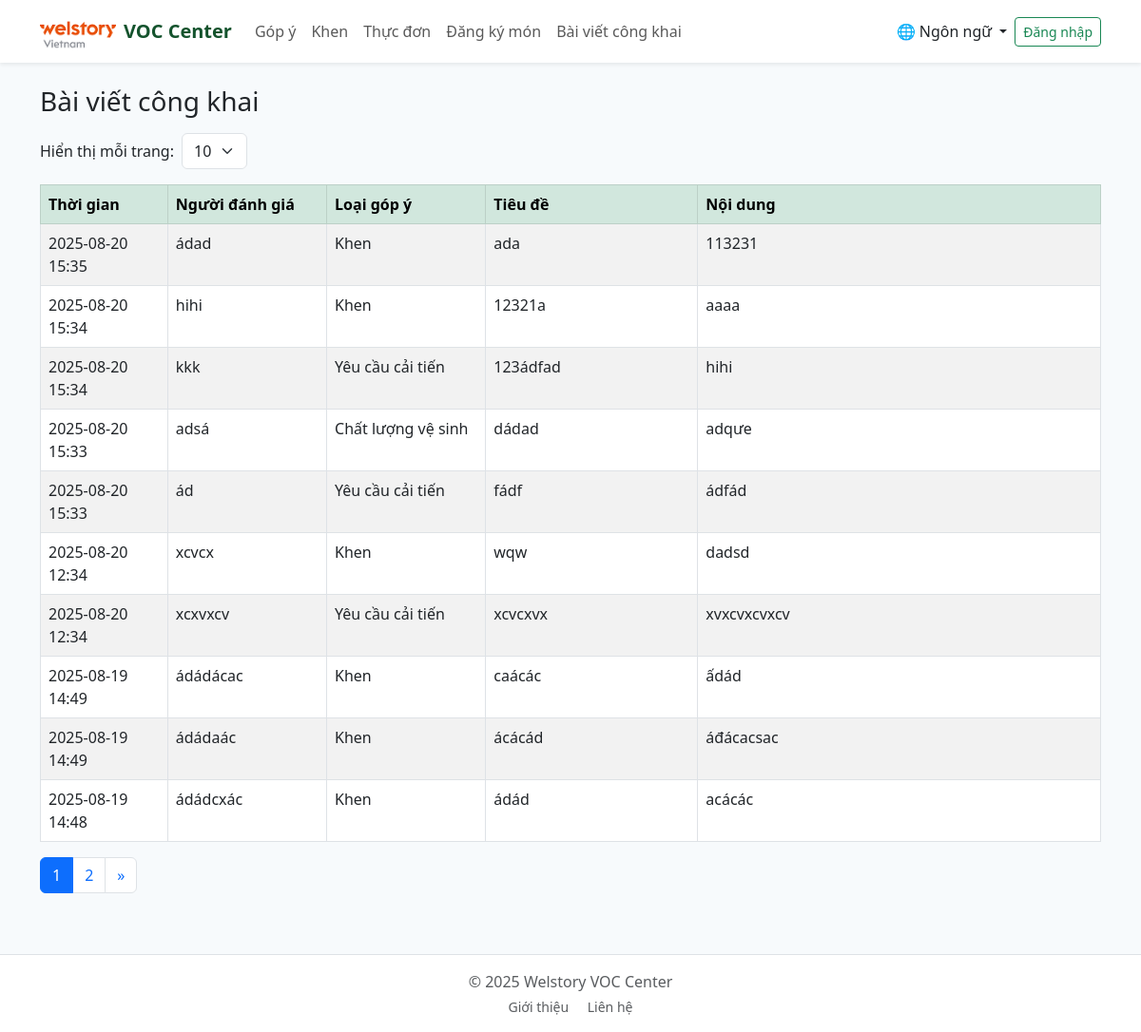
The page /posts on the database its author committed.
### app.py (models this page shows)
class Feedback(db.Model):
    id = db.Column(db.Integer, primary_key=True)
    name = db.Column(db.String(120))
    email = db.Column(db.String(120))
    title = db.Column(db.String(200))
    message = db.Column(db.Text)
    fb_type = db.Column(db.String(50))  # voc/khen/complaint
    rating = db.Column(db.Integer, default=5)
    image_path = db.Column(db.String(255))
    location_id = db.Column(db.Integer, db.ForeignKey("location.id"))
    location = db.relationship("Location")
    is_public = db.Column(db.Boolean, default=True)
    created_at = db.Column(db.DateTime, default=datetime.utcnow)

### app.py (the view)
@app.route("/posts")
def posts():
    page = request.args.get("page", 1, type=int)
    per_page = request.args.get("per_page", 10, type=int)
    posts = Feedback.query.filter_by(is_public=True).order_by(Feedback.created_at.desc()) \
        .paginate(page=page, per_page=per_page, error_out=False)
    return render_template("posts.html", posts=posts)

### app.py (called while the page is built)
def tr(key):
    lang = session.get("lang", "vi")
    return T.get(lang, T["vi"]).get(key, key)

def current_user():
    uid = session.get("uid")
    if uid:
        return User.query.get(uid)
    return None

### templates/posts.html (shortened to what this page needs)
{% extends "base.html" %}
{% block content %}
<h3 class="mb-3">{{ tr("public_posts") }}</h3>
{% set cat_map = {
  'portion': 'Định lượng món ăn',
  'hygiene': 'Chất lượng vệ sinh',
  'service': 'Thái độ phục vụ',
  'improvement': 'Yêu cầu cải tiến',
  'voc': 'Góp ý',
  'complaint': 'Phàn nàn',
  'khen': 'Khen'
} %}
<form method="get" class="d-flex align-items-center gap-2 mb-3">
  <label for="per_page" class="mb-0">Hiển thị mỗi trang:</label>
  <select name="per_page" id="per_page" class="form-select w-auto" onchange="this.form.submit()">
    {% set pp = request.args.get('per_page', '10') %}
    <option value="10" {% if pp=='10' %}selected{% endif %}>10</option>
  </select>
</form>
<div class="table-responsive">
  <table class="table table-bordered table-striped align-middle text-wrap">
    <thead class="table-success">
      <tr>
        <th style="width: 12%;">Thời gian</th>
        <th style="width: 15%;">Người đánh giá</th>
        <th style="width: 15%;">Loại góp ý</th>
        <th style="width: 20%;">Tiêu đề</th>
        <th style="width: 38%;">Nội dung</th>
      </tr>
    </thead>
    <tbody>
      {% for p in posts.items %}
      <tr>
        <td>{{ p.created_at.strftime("%Y-%m-%d %H:%M") }}</td>
        <td>{{ p.name }}</td>
        <td>{{ cat_map.get(p.fb_type, p.fb_type) }}</td>
        <td>{{ p.title or '-' }}</td>
        <td>{{ p.message or '-' }}</td>
      </tr>
      {% endfor %}
    </tbody>
  </table>
  <nav aria-label="Page navigation">
    <ul class="pagination">
      {% for p in posts.iter_pages(left_edge=1, right_edge=1, left_current=2, right_current=2) %}
        {% if p %}
          <li class="page-item {% if p == posts.page %}active{% endif %}">
            <a class="page-link" href="?page={{ p }}&per_page={{ request.args.get('per_page', 10) }}">{{ p }}</a>
          </li>
        {% else %}
          <li class="page-item disabled"><span class="page-link">…</span></li>
        {% endif %}
      {% endfor %}
      {% if posts.has_next %}
        <li class="page-item">
          <a class="page-link" href="?page={{ posts.next_num }}&per_page={{ request.args.get('per_page', 10) }}">»</a>
        </li>
      {% endif %}
    </ul>
  </nav>
</div>
{% endblock %}

### templates/base.html (style rules this page uses)
body { background:#f7fafc }

### templates/posts.html (style rules this page uses)
.table td, .table th { word-wrap: break-word; white-space: normal; vertical-align: top; }

### rows shown on the page
Feedback: created_at "2025-08-20 15:35", name "ádad", get "Khen", title "ada", message "113231"
Feedback: created_at "2025-08-20 15:34", name "hihi", get "Khen", title "12321a", message "aaaa"
Feedback: created_at "2025-08-20 15:34", name "kkk", get "Yêu cầu cải tiến", title "123ádfad", message "hihi"
Feedback: created_at "2025-08-20 15:33", name "adsá", get "Chất lượng vệ sinh", title "dádad", message "adqưe"
Feedback: created_at "2025-08-20 15:33", name "ád", get "Yêu cầu cải tiến", title "fádf", message "ádfád"
Feedback: created_at "2025-08-20 12:34", name "xcvcx", get "Khen", title "wqw", message "dadsd"
Feedback: created_at "2025-08-20 12:34", name "xcxvxcv", get "Yêu cầu cải tiến", title "xcvcxvx", message "xvxcvxcvxcv"
Feedback: created_at "2025-08-19 14:49", name "ádádácac", get "Khen", title "caácác", message "ấdád"
Feedback: created_at "2025-08-19 14:49", name "ádádaác", get "Khen", title "ácácád", message "áđácacsac"
Feedback: created_at "2025-08-19 14:48", name "ádádcxác", get "Khen", title "ádád", message "acácác"

### other values the page prints
{{ tr("feedback") }} "Góp ý"
{{ tr("praise") }} "Khen"
{{ tr("menu") }} "Thực đơn"
{{ tr("order") }} "Đăng ký món"
{{ tr("public_posts") }} "Bài viết công khai"
{{ tr("login") }} "Đăng nhập"
{{ p }} "1" "2"
